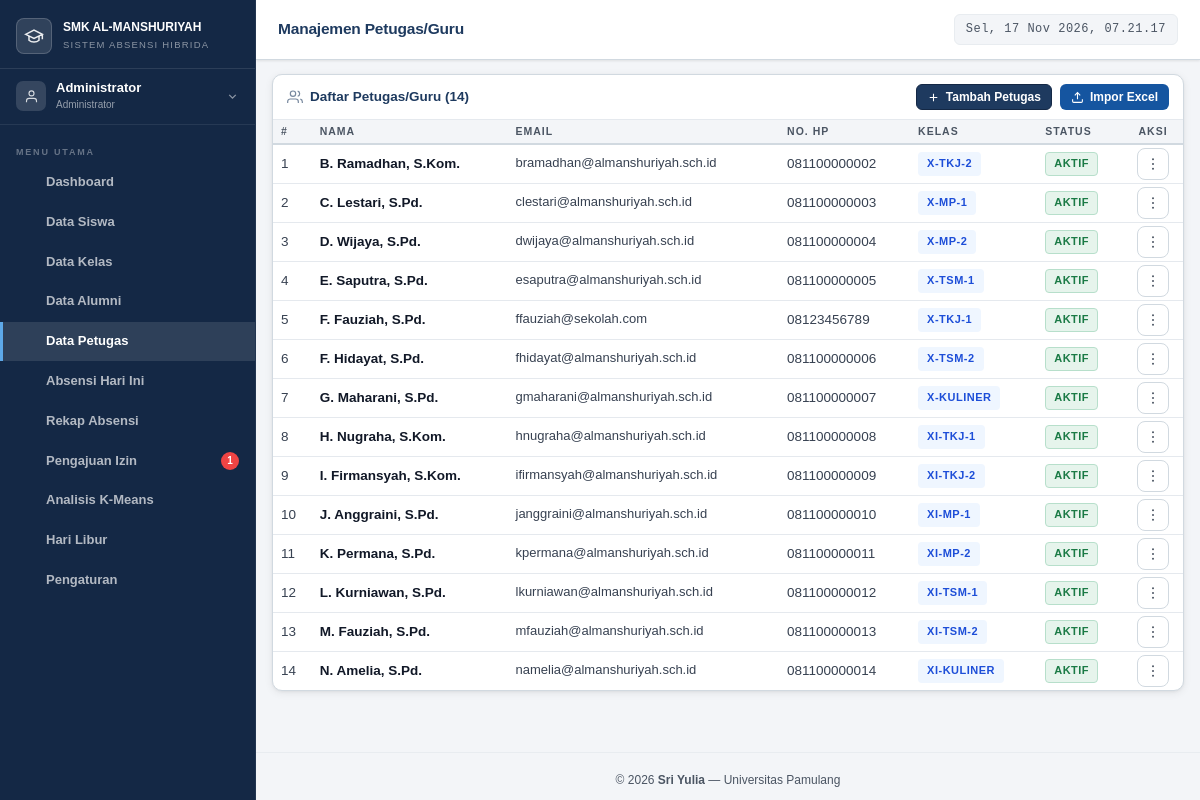
Screenshot of /admin/petugas.php (signed in) with the database file from the repository.
### tables this page shows
CREATE TABLE `users` (
  `id` int(11) NOT NULL,
  `nama` varchar(100) NOT NULL,
  `email` varchar(100) NOT NULL,
  `password` varchar(255) NOT NULL,
  `role` enum('admin','petugas','siswa') NOT NULL,
  `no_hp` varchar(20) DEFAULT NULL,
  `kelas_id` int(11) DEFAULT NULL,
  `foto` varchar(255) DEFAULT NULL,
  `status` enum('aktif','nonaktif') DEFAULT 'aktif',
  `alasan_nonaktif` enum('lulus','keluar') DEFAULT NULL COMMENT 'lulus = masih bisa login, tidak bisa absen; keluar = tidak bisa login',
  `keterangan_nonaktif` varchar(255) DEFAULT NULL COMMENT 'Keterangan tambahan dari admin',
  `created_at` timestamp NOT NULL DEFAULT current_timestamp(),
  `updated_at` timestamp NOT NULL DEFAULT current_timestamp() ON UPDATE current_timestamp(),
  `must_change_password` tinyint(1) DEFAULT 1,
  `last_login` datetime DEFAULT NULL
);

CREATE TABLE `kelas` (
  `id` int(11) NOT NULL,
  `nama_kelas` varchar(20) NOT NULL,
  `jurusan` varchar(100) DEFAULT NULL,
  `tingkat` enum('X','XI','XII') NOT NULL,
  `wali_kelas_id` int(11) DEFAULT NULL,
  `created_at` timestamp NOT NULL DEFAULT current_timestamp()
);

### admin/petugas.php (the view, shortened to what this page needs)
<?php
require_once '../includes/config.php';
$petugasList = $pdo->query("SELECT u.*, k.nama_kelas FROM users u LEFT JOIN kelas k ON u.kelas_id = k.id WHERE u.role='petugas' ORDER BY u.nama")->fetchAll();
require_once '../includes/header.php';
?>
<div class="card">
  <div class="card-header">
    <div class="card-title">
      <svg viewBox="0 0 24 24" fill="none" stroke="currentColor" stroke-width="1.8" style="width:16px;height:16px;opacity:.6"><path d="M17 21v-2a4 4 0 00-4-4H5a4 4 0 00-4 4v2"/><circle cx="9" cy="7" r="4"/><path d="M23 21v-2a4 4 0 00-3-3.87M16 3.13a4 4 0 010 7.75"/></svg>
      Daftar Petugas/Guru (<?= count($petugasList) ?>)
    </div>
    <div style="display:flex;gap:8px;flex-wrap:wrap">
      <button class="btn btn-sm btn-primary" onclick="openModal('modal-tambah-petugas')">
        <svg viewBox="0 0 24 24" fill="none" stroke="currentColor" stroke-width="2" style="width:13px;height:13px"><line x1="12" y1="5" x2="12" y2="19"/><line x1="5" y1="12" x2="19" y2="12"/></svg>
        Tambah Petugas
      </button>
      <button class="btn btn-sm btn-info" onclick="openModal('modal-import-petugas')">
        <svg viewBox="0 0 24 24" fill="none" stroke="currentColor" stroke-width="2" style="width:13px;height:13px"><path d="M21 15v4a2 2 0 01-2 2H5a2 2 0 01-2-2v-4"/><polyline points="17 8 12 3 7 8"/><line x1="12" y1="3" x2="12" y2="15"/></svg>
        Impor Excel
      </button>
    </div>
  </div>
  <div class="table-responsive">
    <table>
      <thead><tr><th>#</th><th>Nama</th><th>Email</th><th>No. HP</th><th>Kelas</th><th>Status</th><th>Aksi</th></tr></thead>
      <tbody>
        <?php if (empty($petugasList)): ?>
        <tr><td colspan="7" class="text-center text-muted" style="padding:24px">Belum ada petugas</td></tr>
        <?php else: ?>
        <?php foreach ($petugasList as $i => $p): ?>
        <tr>
          <td><?=$i+1?></td>
          <td><strong><?= htmlspecialchars($p['nama']) ?></strong></td>
          <td style="font-size:13px"><?= htmlspecialchars($p['email']) ?></td>
          <td><?= $p['no_hp']??'-' ?></td>
          <td><?= $p['nama_kelas'] ? '<span class="badge" style="background:#eff6ff;color:#1d4ed8">'.$p['nama_kelas'].'</span>' : '<span style="color:#9ca3af;font-size:12px">Belum ditentukan</span>' ?></td>
          <td><?= $p['status']==='aktif' ? '<span class="badge badge-hadir">Aktif</span>' : '<span class="badge badge-alfa">Nonaktif</span>' ?></td>
          <td>
            <div class="action-dropdown">
              <button class="action-dropdown-btn" onclick="toggleActionDropdown(this)" aria-haspopup="true" aria-expanded="false" title="Aksi">
                <svg viewBox="0 0 24 24" fill="currentColor" stroke="none"><circle cx="12" cy="5" r="1.5"/><circle cx="12" cy="12" r="1.5"/><circle cx="12" cy="19" r="1.5"/></svg>
              </button>
            </div>
          </td>
        </tr>
        <?php endforeach; ?>
        <?php endif; ?>
      </tbody>
    </table>
  </div>
</div>
<?php
require_once '../includes/footer.php';
?>

### assets/css/style.css (style rules this page uses)
html, body { overflow-x: hidden; max-width: 100%; }
:root { --primary: #1e3a5f; --primary-dark: #142845; --primary-mid: #2a4d7a; --primary-light: #3b6da8; --primary-pale: #dce9f8; --accent: #1a6b63; --accent-light: #22877d; --success: #1a7a45; --success-bg: #e6f4ec; --danger: #b91c1c; --danger-bg: #fce9e9; --warning: #92540e; --warning-bg: #fef3e2; --info: #1555a0; --info-bg: #ddeeff; --purple: #6b21a8; --purple-bg: #f3e8ff; --bg: #f3f5f8; --bg-subtle: #eaecf0; --card: #ffffff; --card-alt: #f8f9fb; --text: #111827; --text-secondary: #374151; --text-muted: #4b5563; --border: #d1d9e0; --border-light: #e8ecf0; --divider: #e5e9ee; --shadow-xs: 0 1px 3px rgba(0,0,0,.06), 0 1px 2px rgba(0,0,0,.04); --shadow: 0 2px 8px rgba(0,0,0,.07), 0 1px 3px rgba(0,0,0,.05); --shadow-md: 0 4px 16px rgba(0,0,0,.09), 0 2px 6px rgba(0,0,0,.05); --shadow-lg: 0 8px 28px rgba(0,0,0,.12), 0 4px 10px rgba(0,0,0,.06); --radius: 10px; --radius-sm: 6px; --radius-lg: 14px; --radius-xl: 20px; --sidebar-w: 256px; --header-h: 60px; --font: 'Plus Jakarta Sans', sans-serif; --font-mono: 'JetBrains Mono', monospace; }
*, *::before, *::after { box-sizing: border-box; margin: 0; padding: 0; }
html { scroll-behavior: smooth; }
body { font-family: var(--font); background: var(--bg); color: var(--text); font-size: 14.5px; line-height: 1.6; min-height: 100vh; min-height: 100dvh; -webkit-font-smoothing: antialiased; }
button, input, select, textarea { font-family: var(--font); }
.card { background: var(--card); border-radius: var(--radius); box-shadow: var(--shadow); border: 1px solid var(--border); overflow: hidden; }
.card-header { padding: 9px 14px; border-bottom: 1px solid var(--divider); display: flex; align-items: center; justify-content: space-between; gap: 12px; }
.card-title { font-size: 13.5px; font-weight: 700; color: var(--primary); display: flex; align-items: center; gap: 7px; }
.badge { display: inline-flex; align-items: center; gap: 3px; padding: 2.5px 8px; border-radius: 4px; font-size: 11px; font-weight: 700; text-transform: uppercase; letter-spacing: .5px; border: 1px solid transparent; }
.badge-hadir { background: var(--success-bg); color: var(--success); border-color: #b7dfcb; }
.btn { display: inline-flex; align-items: center; gap: 6px; padding: 8px 15px; border-radius: var(--radius-sm); font-size: 13px; font-weight: 700; border: 1px solid transparent; cursor: pointer; transition: all .18s; text-decoration: none; white-space: nowrap; }
.btn svg { width: 15px; height: 15px; flex-shrink: 0; }
.btn-primary { background: var(--primary); color: #fff; border-color: var(--primary-dark); }
.btn-info { background: var(--info); color: #fff; }
.btn-sm { padding: 5px 10px; font-size: 12px; }
.table-responsive { overflow-x: auto; -webkit-overflow-scrolling: touch; }
table { width: 100%; border-collapse: collapse; }
thead tr { background: var(--bg); }
th { color: var(--text-muted); font-size: 10.5px; font-weight: 700; text-transform: uppercase; letter-spacing: 1px; padding: 3px 8px; text-align: left; border-bottom: 2px solid var(--border); white-space: nowrap; }
td { padding: 3px 8px; border-bottom: 1px solid var(--divider); font-size: 13.5px; vertical-align: middle; color: var(--text-secondary); }
td strong { color: var(--text); }
tr:last-child td { border-bottom: none; }
.action-dropdown { position: relative; display: inline-flex; justify-content: center; width: 100%; }
.action-dropdown-btn { display: inline-flex; align-items: center; justify-content: center; width: 32px; height: 32px; background: #fff; border: 1px solid var(--border); border-radius: 8px; cursor: pointer; color: var(--text-muted); transition: background .15s, border-color .15s, color .15s, box-shadow .15s; flex-shrink: 0; }
.action-dropdown-btn svg { width: 16px; height: 16px; pointer-events: none; }
table th:last-child, table td:last-child { text-align: center; }

### rows the page displays
users: nama "B. Ramadhan, S.Kom.", email "bramadhan@almanshuriyah.sch.id", no_hp "081100000002", kelas.nama_kelas "X-TKJ-2", status "AKTIF"
users: nama "C. Lestari, S.Pd.", email "clestari@almanshuriyah.sch.id", no_hp "081100000003", kelas.nama_kelas "X-MP-1", status "AKTIF"
users: nama "D. Wijaya, S.Pd.", email "dwijaya@almanshuriyah.sch.id", no_hp "081100000004", kelas.nama_kelas "X-MP-2", status "AKTIF"
users: nama "E. Saputra, S.Pd.", email "esaputra@almanshuriyah.sch.id", no_hp "081100000005", kelas.nama_kelas "X-TSM-1", status "AKTIF"
users: nama "F. Fauziah, S.Pd.", email "ffauziah@sekolah.com", no_hp "08123456789", kelas.nama_kelas "X-TKJ-1", status "AKTIF"
users: nama "F. Hidayat, S.Pd.", email "fhidayat@almanshuriyah.sch.id", no_hp "081100000006", kelas.nama_kelas "X-TSM-2", status "AKTIF"
users: nama "G. Maharani, S.Pd.", email "gmaharani@almanshuriyah.sch.id", no_hp "081100000007", kelas.nama_kelas "X-KULINER", status "AKTIF"
users: nama "H. Nugraha, S.Kom.", email "hnugraha@almanshuriyah.sch.id", no_hp "081100000008", kelas.nama_kelas "XI-TKJ-1", status "AKTIF"
users: nama "I. Firmansyah, S.Kom.", email "ifirmansyah@almanshuriyah.sch.id", no_hp "081100000009", kelas.nama_kelas "XI-TKJ-2", status "AKTIF"
users: nama "J. Anggraini, S.Pd.", email "janggraini@almanshuriyah.sch.id", no_hp "081100000010", kelas.nama_kelas "XI-MP-1", status "AKTIF"
users: nama "K. Permana, S.Pd.", email "kpermana@almanshuriyah.sch.id", no_hp "081100000011", kelas.nama_kelas "XI-MP-2", status "AKTIF"
users: nama "L. Kurniawan, S.Pd.", email "lkurniawan@almanshuriyah.sch.id", no_hp "081100000012", kelas.nama_kelas "XI-TSM-1", status "AKTIF"
users: nama "M. Fauziah, S.Pd.", email "mfauziah@almanshuriyah.sch.id", no_hp "081100000013", kelas.nama_kelas "XI-TSM-2", status "AKTIF"
users: nama "N. Amelia, S.Pd.", email "namelia@almanshuriyah.sch.id", no_hp "081100000014", kelas.nama_kelas "XI-KULINER", status "AKTIF"

### other values shown
$nama "Administrator"
$item['label'] "Dashboard"
$item['label'] "Data Siswa"
$item['label'] "Data Kelas"
$item['label'] "Data Alumni"
$item['label'] "Data Petugas"
$item['label'] "Absensi Hari Ini"
$item['label'] "Rekap Absensi"
$item['label'] "Pengajuan Izin"
$badgeCounts[$item['href']] "1"
$item['label'] "Analisis K-Means"
$item['label'] "Hari Libur"
$item['label'] "Pengaturan"
$pageTitle "Manajemen Petugas/Guru"
count($petugasList) "14"
